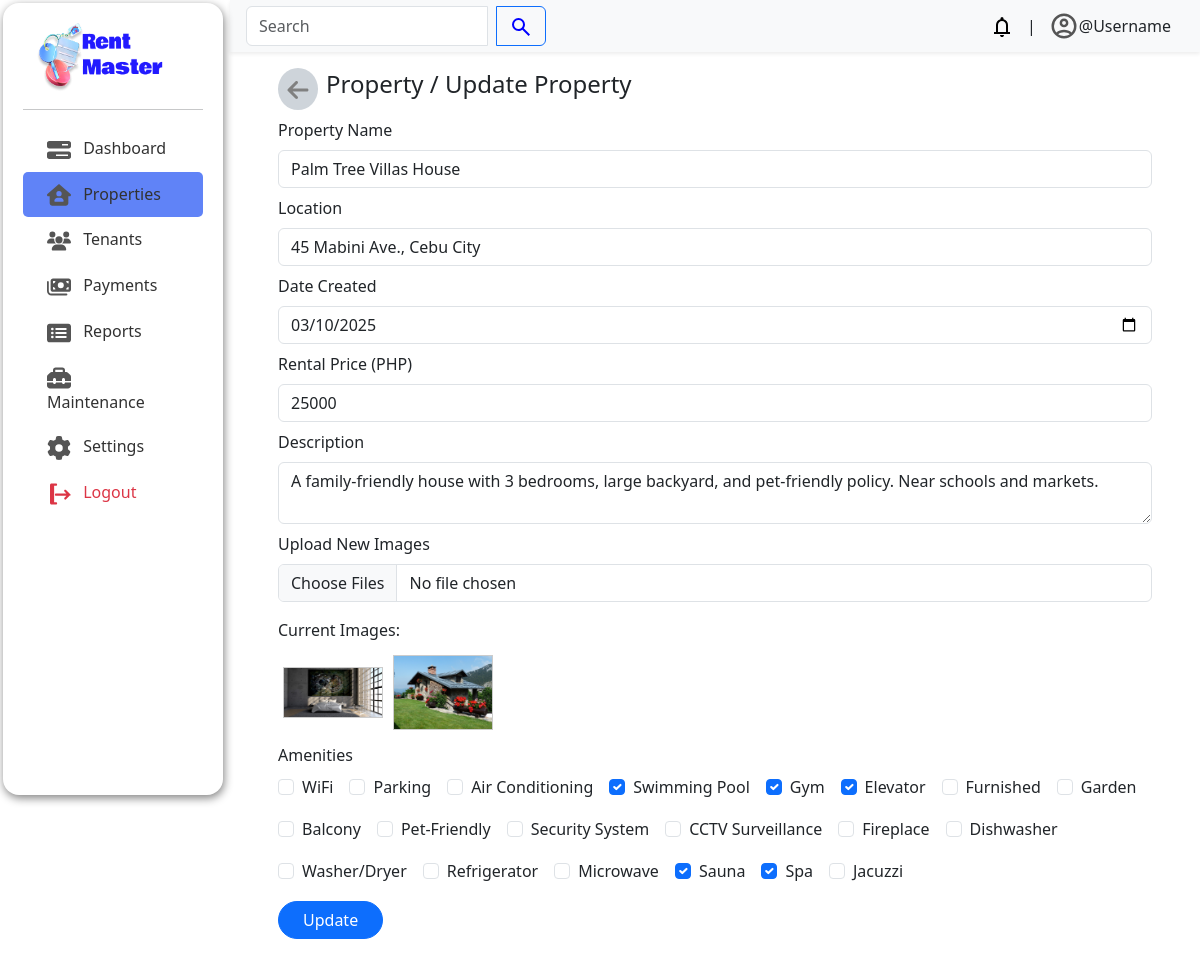
Screenshot of /admin/index.php?page=properties/update&property_id=51 with the database file from the repository.
### tables this page shows
CREATE TABLE `properties` (
  `property_id` int(11) NOT NULL,
  `property_name` varchar(100) NOT NULL,
  `property_location` varchar(200) NOT NULL,
  `property_date_created` date NOT NULL,
  `property_description` varchar(1000) NOT NULL,
  `property_status` enum('available','unavailable') NOT NULL DEFAULT 'available',
  `property_rental_price` decimal(10,0) NOT NULL
);

CREATE TABLE `property_images` (
  `property_images_id` int(11) NOT NULL,
  `property_id` int(11) NOT NULL,
  `image1` varchar(500) DEFAULT NULL,
  `image2` varchar(500) DEFAULT NULL,
  `image3` varchar(500) DEFAULT NULL,
  `image4` varchar(500) DEFAULT NULL,
  `image5` varchar(500) DEFAULT NULL,
  `image6` varchar(500) DEFAULT NULL,
  `image7` varchar(500) DEFAULT NULL,
  `image8` varchar(500) DEFAULT NULL,
  `image9` varchar(500) DEFAULT NULL,
  `image10` varchar(500) DEFAULT NULL
);

CREATE TABLE `amenities` (
  `amenity_id` int(11) NOT NULL,
  `amenity_name` varchar(100) NOT NULL
);

### admin/properties/update.php (the view, shortened to what this page needs)
<?php
require_once '../database/config.php';
if (isset($_GET['property_id'])) {
    $property_id = $_GET['property_id'];
    $query = "SELECT * FROM properties WHERE property_id = '$property_id'";
    $result = mysqli_query($conn, $query);
    $property = mysqli_fetch_assoc($result);
    $images_result = mysqli_query($conn, "SELECT * FROM property_images WHERE property_id = '$property_id'");
    $images = mysqli_fetch_assoc($images_result);
    $amenities_result = mysqli_query($conn, "SELECT amenity_id FROM property_amenities WHERE property_id = '$property_id'");
    $selected_amenities = [];
    while ($row = mysqli_fetch_assoc($amenities_result)) {
        $selected_amenities[] = $row['amenity_id'];
    }
    $all_amenities = mysqli_query($conn, "SELECT * FROM amenities");
}
?>
<div class="container px-lg-5 mb-4">
    <header class="d-flex align-items-center mt-3 gap-2">
        <a href="?page=properties/index" class=" p-2 rounded-circle bg-dark-subtle" width="2rem" height="2rem">
        </a>
        <h4 class="fw-medium ">Property / Update Property</h4>
    </header>
    <form id="property-form" action="properties/update.php" method="post" enctype="multipart/form-data">
        <div class="mt-2">
            <label for="property-name" class="form-label">Property Name</label>
            <input type="text" name="property_name" class="form-control" value="<?= $property['property_name'] ?>" required>
        </div>
        <div class="mt-2">
            <label for="location" class="form-label">Location</label>
            <input type="text" name="location" class="form-control" value="<?= $property['property_location'] ?>" required>
        </div>
        <div class="mt-2">
            <label for="date-created" class="form-label">Date Created</label>
            <input type="date" name="date_created" class="form-control" value="<?= $property['property_date_created'] ?>" required>
        </div>
        <div class="mt-2">
            <label for="rental-price" class="form-label">Rental Price (PHP)</label>
            <input type="number" name="property_rental_price" class="form-control" value="<?= $property['property_rental_price'] ?>" required>
        </div>
        <div class="mt-2">
            <label for="description" class="form-label">Description</label>
            <textarea name="description" class="form-control" required><?= $property['property_description'] ?></textarea>
        </div>
        <div class="mt-2">
            <label class="form-label">Upload New Images</label>
            <input type="file" name="property_images[]" class="form-control" accept="image/*" multiple>
        </div>
        <?php if ($images): ?>
            <div class="mt-3">
                <label class="form-label">Current Images:</label><br>
                <?php
                for ($i = 1; $i <= 10; $i++) {
                    $img = $images["image$i"];
                    if (!empty($img)) {
                        echo "<img src='$img' style='max-width: 100px; margin: 5px; border: 1px solid #ccc;'>";
                    }
                }
                ?>
            </div>
        <?php endif; ?>
        <div class="mt-2">
            <label class="form-label">Amenities</label>
            <div class="d-flex flex-wrap gap-3">
                <?php while ($row = mysqli_fetch_assoc($all_amenities)): ?>
                    <div class="form-check">
                        <input class="form-check-input" type="checkbox" name="amenities[]" value="<?= $row['amenity_id'] ?>"
                            <?= in_array($row['amenity_id'], $selected_amenities) ? 'checked' : '' ?>>
                        <label class="form-check-label"><?= $row['amenity_name'] ?></label>
                    </div>
                <?php endwhile; ?>
            </div>
        </div>
        <button type="submit" class="btn btn-primary px-4 rounded-5 mt-3">Update</button>
    </form>
</div>

### admin/css/style.css (style rules this page uses)
body { display: flex; }
*, *::before, *::after { box-sizing: border-box; }
:root { --main-bg: #FAFAFA; --sub-bg: #C7EEFF; --accent: #2938ff; --fc1: #1D242B; --p: #323232; --fw1: 700; --fw2: 400; }
body { background-color: var(--main-bg); }

### rows the page displays
properties: property_name "Palm Tree Villas House", location "45 Mabini Ave., Cebu City", date_created "03/10/2025", property_rental_price "25000", description "A family-friendly house with 3 bedrooms, large backyard, and pet-friendly policy. Near schools and markets."
property_images: image1 (picture), image2 (picture)
amenities: amenity_name "WiFi"
amenities: amenity_name "Parking"
amenities: amenity_name "Air Conditioning"
amenities: amenity_id "☑", amenity_name "Swimming Pool"
amenities: amenity_id "☑", amenity_name "Gym"
amenities: amenity_id "☑", amenity_name "Elevator"
amenities: amenity_name "Furnished"
amenities: amenity_name "Garden"
amenities: amenity_name "Balcony"
amenities: amenity_name "Pet-Friendly"
amenities: amenity_name "Security System"
amenities: amenity_name "CCTV Surveillance"
amenities: amenity_name "Fireplace"
amenities: amenity_name "Dishwasher"
amenities: amenity_name "Washer/Dryer"
amenities: amenity_name "Refrigerator"
amenities: amenity_name "Microwave"
amenities: amenity_id "☑", amenity_name "Sauna"
amenities: amenity_id "☑", amenity_name "Spa"
amenities: amenity_name "Jacuzzi"
